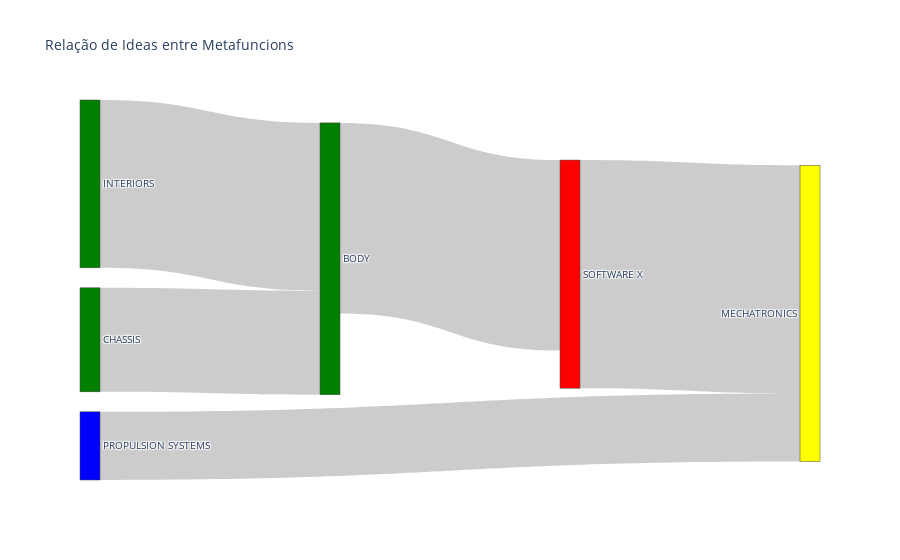

The code cell stored with this chart in its notebook:
### Code cell
# Define the nodes
nodes = dict(label=list(mcm_2023['Function'].unique()),
             color=["blue", "green", "green", "green", "red", "yellow"])

# Define the links
links = dict(source=[0, 1, 2, 3, 4, 5],  # indices correspond to labels, eg. "A" is index 0
             target=[5, 2, 4, 2, 5],
             value=func)


fig = go.Figure(data=[go.Sankey(node=dict(label=nodes['label'], color=nodes['color']),
                                 link=dict(source=links['source'], target=links['target'], value=links['value']))])

fig.update_layout(title_text="Relação de Ideas entre Metafuncions", font_size=10)
fig.show()

### Figure 1 — Plotly figure (JSON) as saved in the notebook; plotly's stock layout.template omitted (floating-point values rounded to 4 significant figures)
{"data": [{"link": {"source": [0, 1, 2, 3, 4, 5], "target": [5, 2, 4, 2, 5], "value": [78, 119, 218, 192, 261, 1]}, "node": {"color": ["blue", "green", "green", "green", "red", "yellow"], "label": ["PROPULSION SYSTEMS", "CHASSIS", "BODY", "INTERIORS", "SOFTWARE X", "MECHATRONICS"]}, "type": "sankey"}], "layout": {"font": {"size": 10}, "title": {"text": "Relação de Ideas entre Metafuncions"}}}
